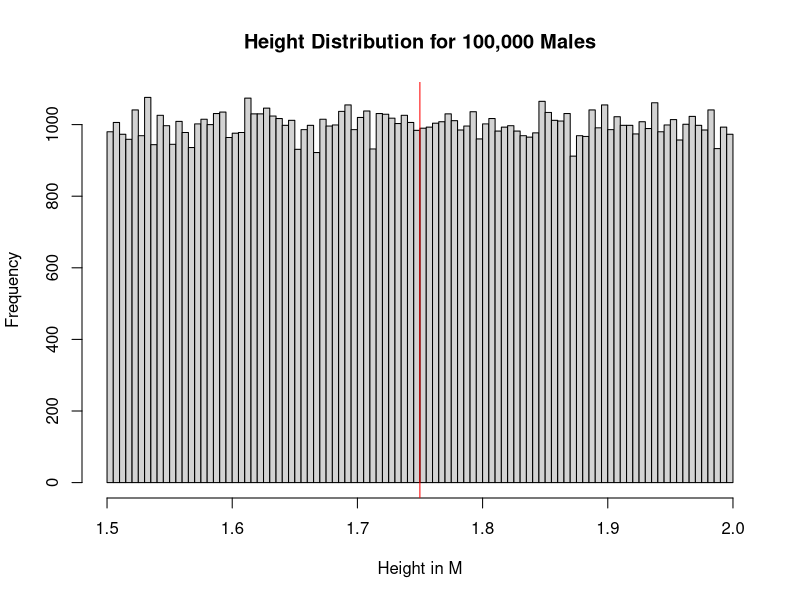
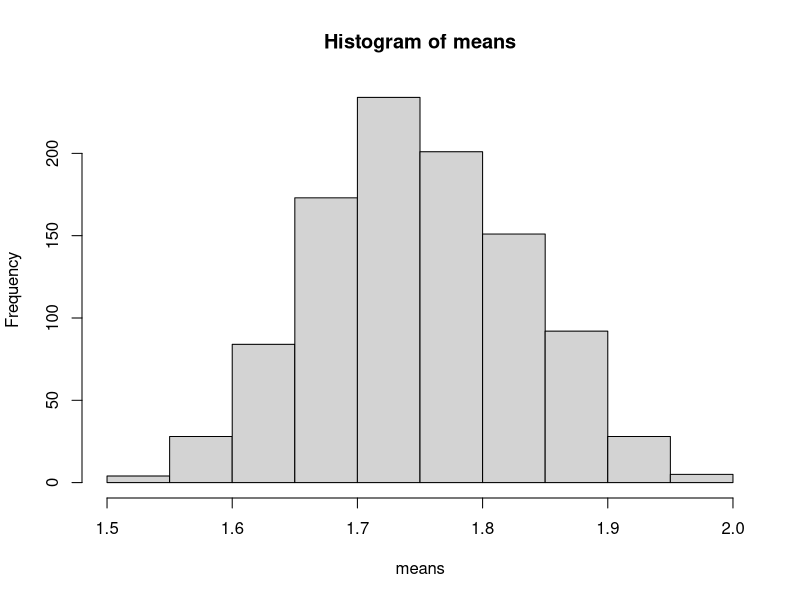
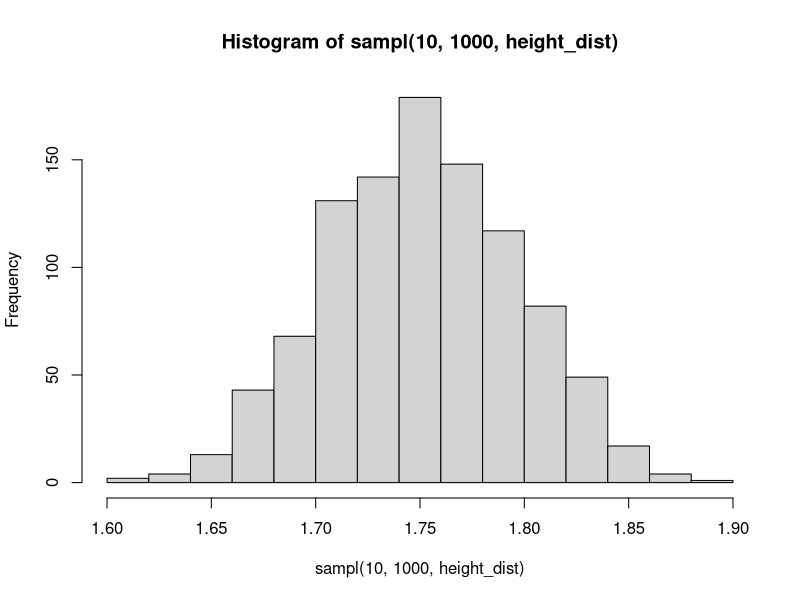
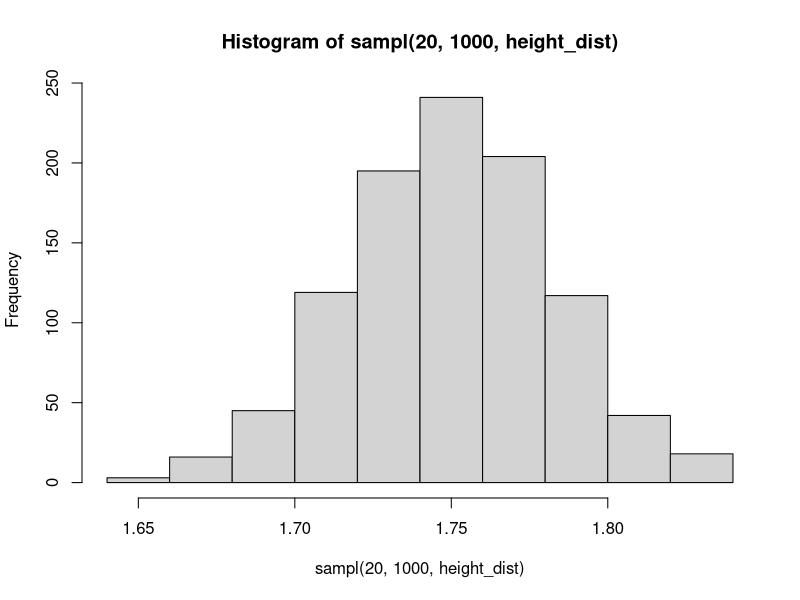
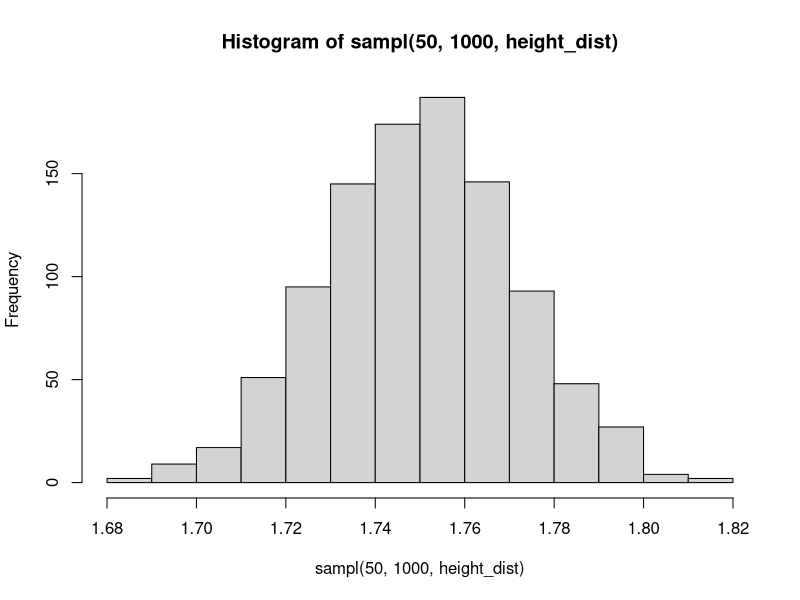

Recreate these plots in R, in order.
## ---- chunk 1
knitr::opts_chunk$set(fig.path='README_figs/README-')
## ---- chunk 2
height_dist <- runif(100000, 1.5, 2)
mean_height <- mean(height_dist)
hist(height_dist, 
     main = 'Height Distribution for 100,000 Males',
     xlab = 'Height in M',
     breaks = 100)
abline(v=mean_height,col="red")
## ---- chunk 3
# Function takes the sample size N, the number of sampling repetitions to complete and distribution to sample from

sampl <- function(n, reps, dist) {
  samples <- replicate(reps, sample(dist, n))
  sample_means <- colMeans(samples)
  return(sample_means)
}
## ---- chunk 4
means <- sampl(3, 1000, height_dist)
hist(means)
## ---- chunk 5
hist(sampl(10, 1000, height_dist))
## ---- chunk 6
hist(sampl(20, 1000, height_dist))
## ---- chunk 7
hist(sampl(50, 1000, height_dist))
